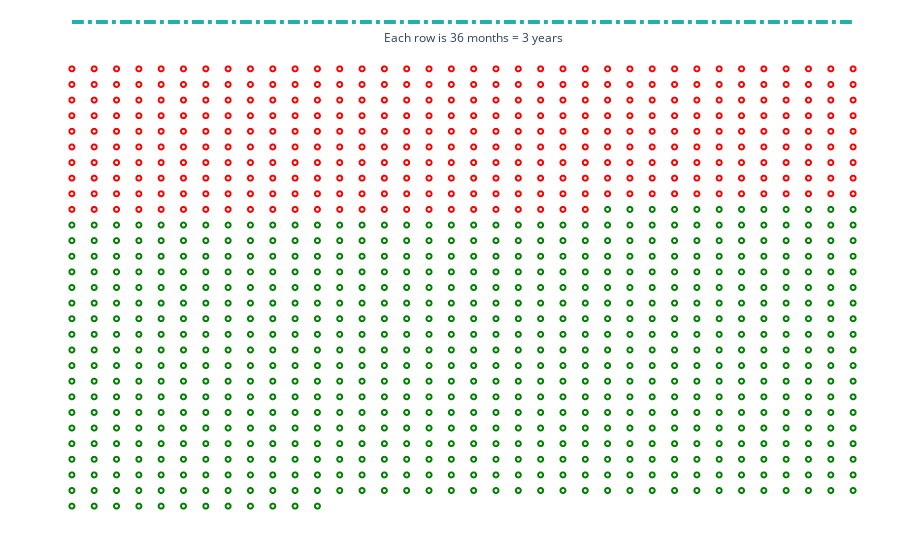

Notebook code cell kept with this figure:
### Code cell
fig = px.scatter(x=x, y=y, color=color,
                 color_discrete_map={'completed':'red', 'remaining':'green'}
                 )
fig.add_shape(type="line",
    x0=1, y0=-2, x1=36, y1=-2,
    line=dict(
        color="LightSeaGreen",
        width=4,
        dash="dashdot",
    )
)
fig.add_annotation(text="Each row is 36 months = 3 years",
                  xref="x", yref="y",
                  x=19, y=-1, showarrow=False)
fig.update_layout(showlegend=False, margin=dict(l=0, t=20, r=0, b=0, pad=0),
                  paper_bgcolor='rgba(0,0,0,0)',
                   plot_bgcolor='rgba(0,0,0,0)',
                   hovermode=False)
fig.update_traces(marker_size=5, marker_symbol='circle-open', marker_line_width=2)
fig.update_yaxes(showgrid=False, fixedrange=True, showticklabels=False, zeroline=False, autorange='reversed', title="")
fig.update_xaxes(showgrid=False, showticklabels=False, zeroline=False, title="")

### Figure 1 — Plotly figure (JSON) as saved in the notebook; plotly's stock layout.template omitted (floating-point values rounded to 4 significant figures; data arrays with more than 128 entries replaced by an {"elided": "..."} marker saying what was removed)
{"data": [{"hovertemplate": "color=completed<br>x=%{x}<br>y=%{y}<extra></extra>", "legendgroup": "completed", "marker": {"color": "red", "line": {"width": 2}, "size": 5, "symbol": "circle-open"}, "mode": "markers", "name": "completed", "showlegend": true, "type": "scattergl", "x": {"elided": "348 int values"}, "xaxis": "x", "y": {"elided": "348 int values"}, "yaxis": "y"}, {"hovertemplate": "color=remaining<br>x=%{x}<br>y=%{y}<extra></extra>", "legendgroup": "remaining", "marker": {"color": "green", "line": {"width": 2}, "size": 5, "symbol": "circle-open"}, "mode": "markers", "name": "remaining", "showlegend": true, "type": "scattergl", "x": {"elided": "672 int values"}, "xaxis": "x", "y": {"elided": "672 int values"}, "yaxis": "y"}], "layout": {"annotations": [{"showarrow": false, "text": "Each row is 36 months = 3 years", "x": 19, "xref": "x", "y": -1, "yref": "y"}], "hovermode": false, "legend": {"title": {"text": "color"}, "tracegroupgap": 0}, "margin": {"b": 0, "l": 0, "pad": 0, "r": 0, "t": 20}, "paper_bgcolor": "rgba(0,0,0,0)", "plot_bgcolor": "rgba(0,0,0,0)", "shapes": [{"line": {"color": "LightSeaGreen", "dash": "dashdot", "width": 4}, "type": "line", "x0": 1, "x1": 36, "y0": -2, "y1": -2}], "showlegend": false, "xaxis": {"anchor": "y", "domain": [0, 1], "showgrid": false, "showticklabels": false, "title": {"text": ""}, "zeroline": false}, "yaxis": {"anchor": "x", "autorange": "reversed", "domain": [0, 1], "fixedrange": true, "showgrid": false, "showticklabels": false, "title": {"text": ""}, "zeroline": false}}}
